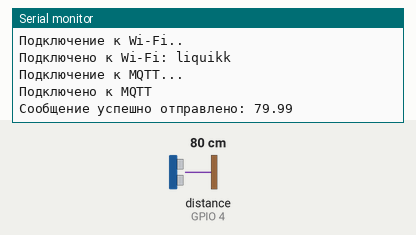
This sketch was run on a simulated ESP8266 (NodeMCU). Shown: the last lines printed to the serial monitor. Wiring (inferred from the names in the program): ultrasonic range finder: trigger GPIO 5; echo GPIO 4. The test bench sets the inputs (shaded band); at power-on: distance to the obstacle (sensor on GPIO 4) 80 cm. The echo pulse lasts 58.3 µs per cm; WiFi joins after 1.5 s; servers stay silent unless stated; no MQTT or app messages arrive unless stated.

Above: at 3.3 s.
3.4 s: distance to the obstacle (sensor on GPIO 4) set to 2 cm
At 4.9 s:
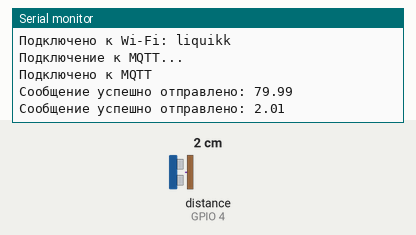
6.1 s: distance to the obstacle (sensor on GPIO 4) set to 4 cm
At 6.5 s:
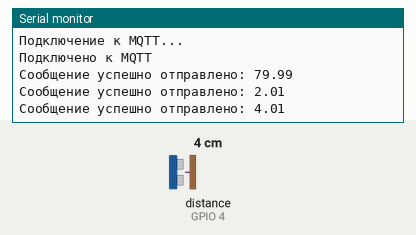
Timing chart, 0 to 9.1 s (numbered marks = the images above; inputs shaded):
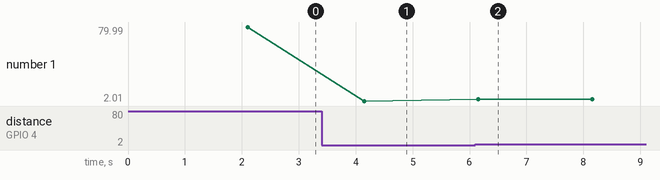

The sketch:

pub.ino
```cpp
#include <ESP8266WiFi.h>
#include <PubSubClient.h>

const int trigPin = 5;  // Передатчик D1
const int echoPin = 4;  // Приемник D2

const char* wifi_ssid = "liquikk";
const char* wifi_password = "2k11pp8s52";
const char* mqttServer = "broker.emqx.io";
const int mqttPort = 1883;
WiFiClient espClient;
PubSubClient client(espClient);

void connectToWiFi() {
  Serial.println("Подключение к Wi-Fi..");
  WiFi.begin(wifi_ssid, wifi_password);
  while (WiFi.status() != WL_CONNECTED) {
    delay(1000);
    Serial.println("Подключение к Wi-Fi..");
  }
  Serial.print("Подключено к Wi-Fi: ");
  Serial.println(WiFi.SSID());
}

void connectToMQTT() {
  Serial.println("Подключение к MQTT...");
  while (!client.connected()) {
    if (client.connect("ESP8266_me")) {
      Serial.println("Подключено к MQTT");
    } else {
      Serial.print("Не удалось подключиться, состояние ");
      Serial.println(client.state());
      delay(2000);
    }
  }
}

void measureDistanceAndPublish() {
  digitalWrite(trigPin, LOW);
  delayMicroseconds(2);
  digitalWrite(trigPin, HIGH);
  delayMicroseconds(10);
  digitalWrite(trigPin, LOW);

  unsigned long duration = pulseIn(echoPin, HIGH);
  float distanceCm = duration * 0.0343 / 2.0;

  if (client.publish("esp/sensor", String(distanceCm).c_str())) {
    Serial.println("Сообщение успешно отправлено: " + String(distanceCm));
  } else {
    Serial.println("Не удалось отправить сообщение");
  }
}

void handleMQTTMessages() {
  client.loop();
}

void setup() {
  Serial.begin(9600);
  pinMode(trigPin, OUTPUT);
  pinMode(echoPin, INPUT);

  connectToWiFi();
  client.setServer(mqttServer, mqttPort);
  connectToMQTT();
}

void loop() {
  measureDistanceAndPublish();
  handleMQTTMessages();
  delay(2000);
}
```

Measured:
- after the input at 3.4 s, the serial monitor: prints a new line after 0.75 s (image 1)
- after the input at 6.1 s, the serial monitor: prints a new line after 0.05 s (image 2)
- plotted number 1: 79.99 → 2.01 after the input at 3.4 s, 2.01 → 4.01 after the input at 6.1 s
